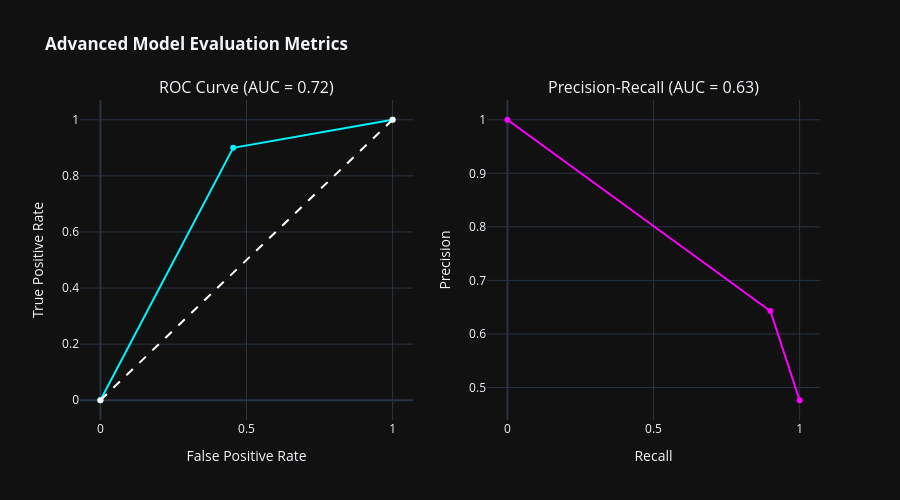

Here is the notebook cell this chart was saved with:
### Code cell
# 1. Get prediction probabilities (confidence scores) instead of binary 0/1 labels
y_scores = best_xgb_model.predict_proba(X_test)[:, 1]

# 2. Calculate ROC metrics
fpr, tpr, roc_thresholds = roc_curve(y_test, y_scores)
roc_auc = auc(fpr, tpr)

# 3. Calculate Precision-Recall metrics
precision, recall, pr_thresholds = precision_recall_curve(y_test, y_scores)
pr_auc = average_precision_score(y_test, y_scores)

# 4. Create a 1x2 subplot for side-by-side curves
fig_curves = make_subplots(
    rows=1, cols=2, 
    subplot_titles=(f"ROC Curve (AUC = {roc_auc:.2f})", f"Precision-Recall (AUC = {pr_auc:.2f})")
)

# --- Add ROC Curve to Subplot 1 ---
fig_curves.add_trace(go.Scatter(x=fpr, y=tpr, name='ROC', line=dict(color='#00F5FF', width=2)), row=1, col=1)
fig_curves.add_trace(go.Scatter(x=[0, 1], y=[0, 1], name='Random Guess', line=dict(color='white', dash='dash')), row=1, col=1)

# --- Add Precision-Recall Curve to Subplot 2 ---
fig_curves.add_trace(go.Scatter(x=recall, y=precision, name='PR Curve', line=dict(color='#FF00FF', width=2)), row=1, col=2)

# 5. Polish the layout
fig_curves.update_layout(
    title="<b>Advanced Model Evaluation Metrics</b>",
    template='plotly_dark',
    height=500,
    showlegend=False
)

# Update axis labels
fig_curves.update_xaxes(title_text="False Positive Rate", row=1, col=1)
fig_curves.update_yaxes(title_text="True Positive Rate", row=1, col=1)
fig_curves.update_xaxes(title_text="Recall", row=1, col=2)
fig_curves.update_yaxes(title_text="Precision", row=1, col=2)

fig_curves.show()

### Figure 1 — Plotly figure (JSON) as saved in the notebook; plotly's stock layout.template omitted (floating-point values rounded to 4 significant figures)
{"data": [{"line": {"color": "#00F5FF", "width": 2}, "name": "ROC", "type": "scatter", "x": [0.0, 0.4545, 1.0], "xaxis": "x", "y": [0.0, 0.9, 1.0], "yaxis": "y"}, {"line": {"color": "white", "dash": "dash"}, "name": "Random Guess", "type": "scatter", "x": [0, 1], "xaxis": "x", "y": [0, 1], "yaxis": "y"}, {"line": {"color": "#FF00FF", "width": 2}, "name": "PR Curve", "type": "scatter", "x": [1.0, 0.9, 0.0], "xaxis": "x2", "y": [0.4762, 0.6429, 1.0], "yaxis": "y2"}], "layout": {"annotations": [{"font": {"size": 16}, "showarrow": false, "text": "ROC Curve (AUC = 0.72)", "x": 0.225, "xanchor": "center", "xref": "paper", "y": 1, "yanchor": "bottom", "yref": "paper"}, {"font": {"size": 16}, "showarrow": false, "text": "Precision-Recall (AUC = 0.63)", "x": 0.775, "xanchor": "center", "xref": "paper", "y": 1, "yanchor": "bottom", "yref": "paper"}], "height": 500, "showlegend": false, "title": {"text": "<b>Advanced Model Evaluation Metrics</b>"}, "xaxis": {"anchor": "y", "domain": [0, 0.45], "title": {"text": "False Positive Rate"}}, "xaxis2": {"anchor": "y2", "domain": [0.55, 1], "title": {"text": "Recall"}}, "yaxis": {"anchor": "x", "domain": [0, 1], "title": {"text": "True Positive Rate"}}, "yaxis2": {"anchor": "x2", "domain": [0, 1], "title": {"text": "Precision"}}}}
